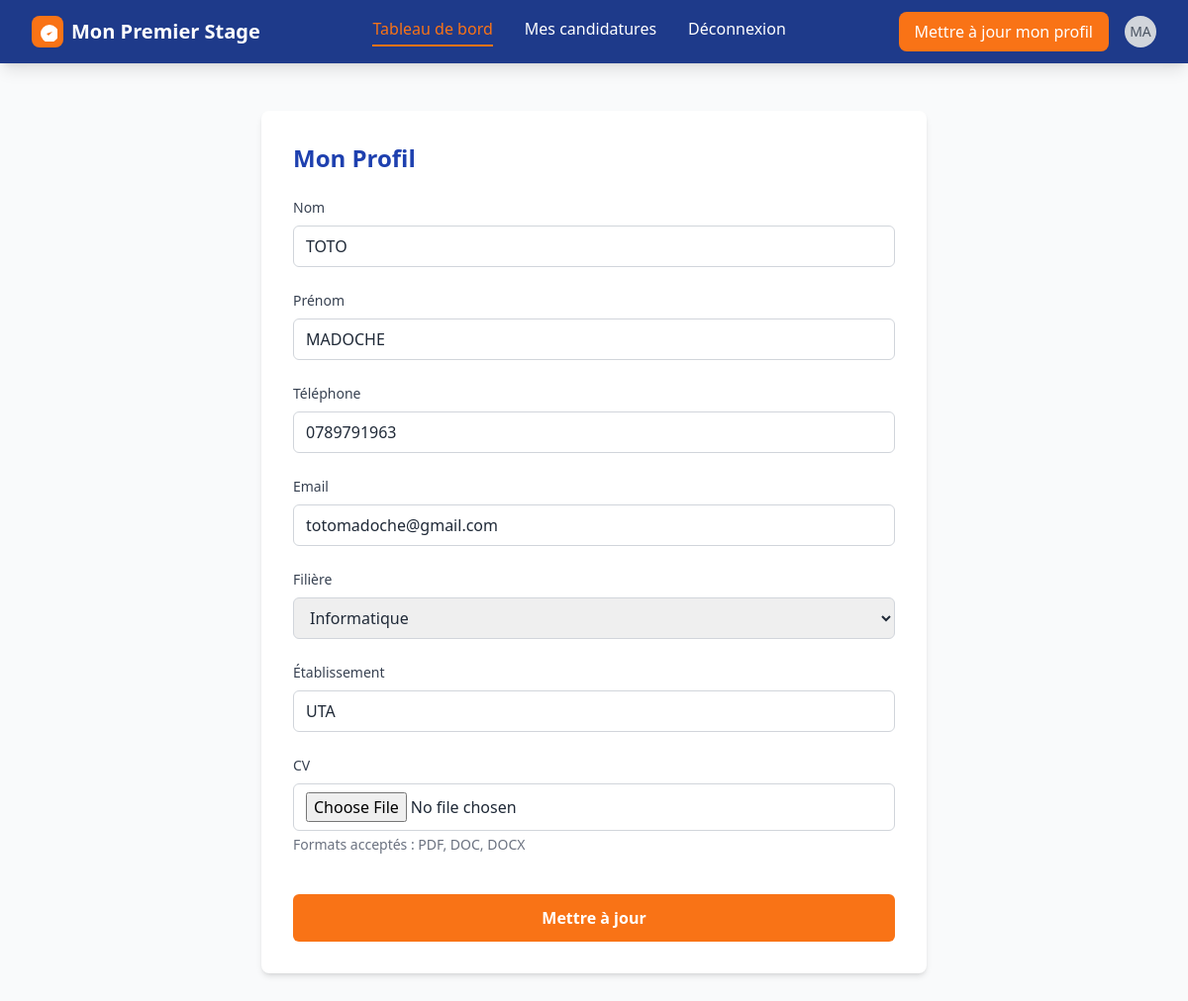
Before: /profilCandidat/ (signed in) with the older database file.
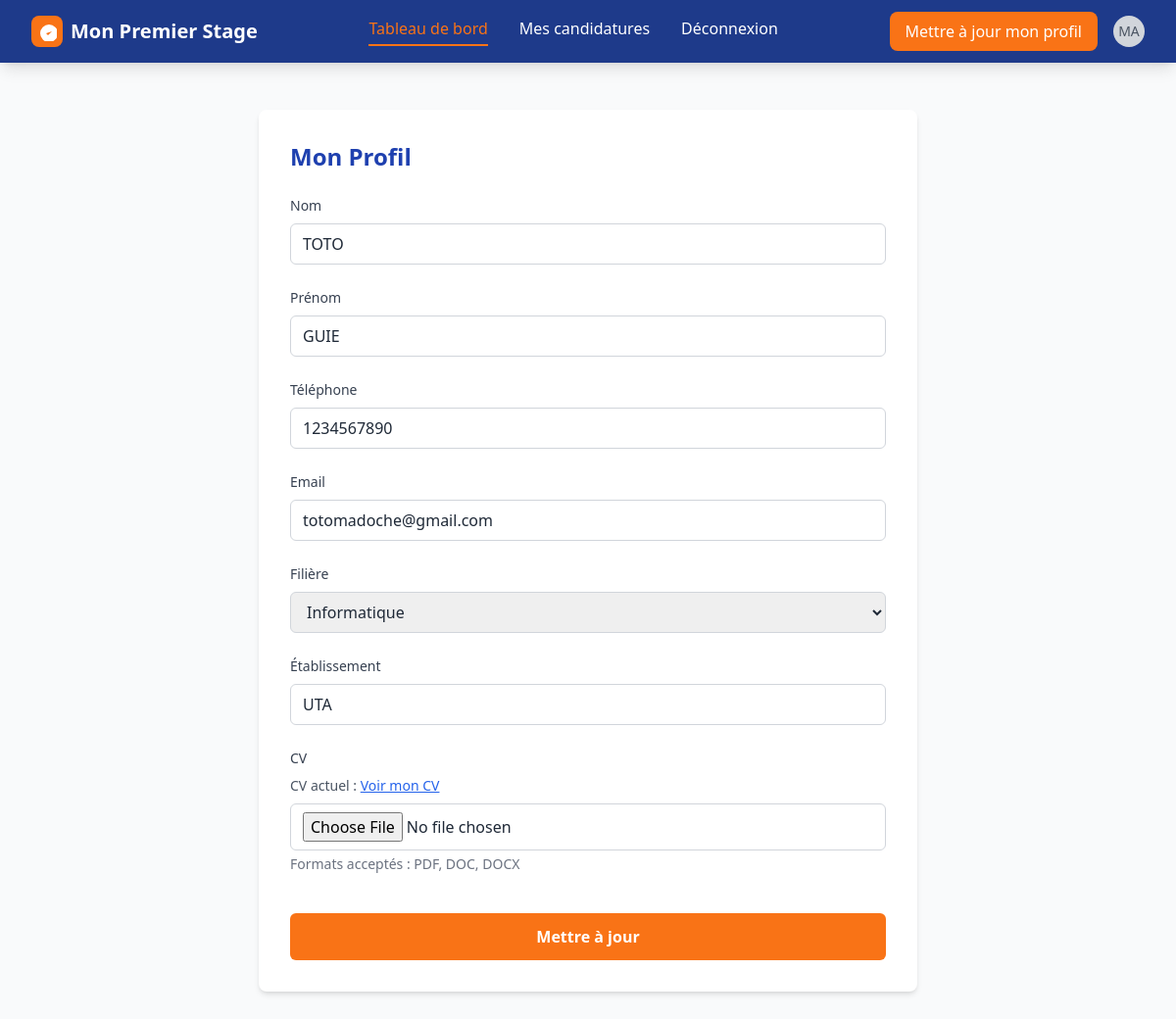
After: the same page with the newer database file.
### app_premier_stage/models.py (models this page shows, shortened)
class User(AbstractUser):
    ROLES_CHOICES = (
        ("stagiaire", "Stagiaire"),
        ("entreprise", "Entreprise"),
        ("administrateur", "Administrateur"),
    )
    role = models.CharField(max_length=20, choices=ROLES_CHOICES, default="stagiaire")
    is_profile_completed = models.BooleanField(default=False)

class Stagiaire(models.Model):
    id_stagiaire = models.UUIDField(primary_key=True, default=uuid.uuid4, editable=False)
    user = models.OneToOneField(
        settings.AUTH_USER_MODEL,
        on_delete=models.CASCADE,
        related_name="profil_stagiaire"
    )
    nom_stagiaire = models.CharField(max_length=30, default="")
    prenom_stagiaire = models.CharField(max_length=100, default="")
    etablissement = models.CharField(max_length=50, default="")
    date_naissance_stagiaire = models.DateField()
    telephone_stagiaire = models.CharField(max_length=15, default="+225")
    email_stagiaire = models.EmailField(max_length=30,default="")
    filiere_stagiaire = models.CharField(max_length=30, default="")
    cv_stagiaire = models.FileField(upload_to="cvs/", blank=True, null=True)
    photo = models.ImageField(upload_to="photos/", blank=True, null=True)

### app_premier_stage/views.py (the view, shortened to what this page needs)
# urls.py: path('profilCandidat/',views.profilUpdate,name='profilcandidat'),
@login_required(login_url="connexion")
def profilUpdate(request):
    stagiaire = get_object_or_404(Stagiaire, user=request.user)
    return render(request, "diplome/profil.html", {"stagiaire": stagiaire})

### app_premier_stage/templates/diplome/profil.html (shortened to what this page needs)
{% extends 'base.html' %}
{% block content %}
{% include "diplome/header.html" %}
<section class="py-12">
    <div class="container mx-auto px-4">
        <div class="max-w-2xl mx-auto">
            <div class="bg-white rounded-lg shadow-md p-8">
                <h2 class="text-2xl font-bold text-blue-800 mb-6">Mon Profil</h2>
                <form method="POST" enctype="multipart/form-data" class="space-y-6">
                    <div>
                        <label class="block text-sm font-medium text-gray-700 mb-2">Nom</label>
                        <input name="nom_stagiaire" type="text" value="{{ stagiaire.nom_stagiaire }}"
                            class="w-full px-3 py-2 border border-gray-300 rounded-md focus:outline-none focus:ring-2 focus:ring-blue-500">
                    </div>
                    <div>
                        <label class="block text-sm font-medium text-gray-700 mb-2">Prénom</label>
                        <input name="prenom_stagiaire" type="text" value="{{ stagiaire.prenom_stagiaire }}"
                            class="w-full px-3 py-2 border border-gray-300 rounded-md focus:outline-none focus:ring-2 focus:ring-blue-500">
                    </div>
                    <div>
                        <label class="block text-sm font-medium text-gray-700 mb-2">Téléphone</label>
                        <input name="telephone_stagiaire" type="text" value="{{ stagiaire.telephone_stagiaire }}"
                            class="w-full px-3 py-2 border border-gray-300 rounded-md focus:outline-none focus:ring-2 focus:ring-blue-500">
                    </div>
                    <div>
                        <label class="block text-sm font-medium text-gray-700 mb-2">Email</label>
                        <input name="email" type="email" value="{{ request.user.email }}"
                            class="w-full px-3 py-2 border border-gray-300 rounded-md focus:outline-none focus:ring-2 focus:ring-blue-500">
                    </div>
                    <div>
                        <label class="block text-sm font-medium text-gray-700 mb-2">Filière</label>
                        <select name="filiere_stagiaire" class="w-full px-3 py-2 border border-gray-300 rounded-md focus:outline-none focus:ring-2 focus:ring-blue-500">
                            <option value="{{ stagiaire.filiere_stagiaire }}" selected>{{ stagiaire.filiere_stagiaire }}</option>
                        </select>
                    </div>
                    <div>
                        <label class="block text-sm font-medium text-gray-700 mb-2">Établissement</label>
                        <input name="etablissement" type="text" value="{{ stagiaire.etablissement }}"
                            class="w-full px-3 py-2 border border-gray-300 rounded-md focus:outline-none focus:ring-2 focus:ring-blue-500">
                    </div>
                    <div>
                        <label class="block text-sm font-medium text-gray-700 mb-2">CV</label>
                        {% if stagiaire.cv_stagiaire %}
                            <p class="text-sm text-gray-600 mb-2">
                                CV actuel : <a href="{{ stagiaire.cv_stagiaire.url }}" target="_blank" class="text-blue-600 underline">Voir mon CV</a>
                            </p>
                        {% endif %}
                        <input name="cv_stagiaire" type="file" accept=".pdf,.doc,.docx"
                            class="w-full px-3 py-2 border border-gray-300 rounded-md focus:outline-none focus:ring-2 focus:ring-blue-500">
                        <p class="text-sm text-gray-500 mt-1">Formats acceptés : PDF, DOC, DOCX</p>
                    </div>
                    <div class="pt-4">
                        <button type="submit"
                                class="w-full bg-orange-500 text-white py-3 px-4 rounded-md hover:bg-orange-600 transition-colors font-semibold">
                            Mettre à jour
                        </button>
                    </div>
                </form>
            </div>
        </div>
    </div>
</section>
{% endblock %}

### app_premier_stage/templates/base.html (shortened to what this page needs)
<!DOCTYPE html>
<html lang="fr">
<head>
    <script src="https://cdn.tailwindcss.com"></script>
</head>
<body class="bg-gray-50 text-gray-800">
    {% block content %}
    {% endblock %}
</body>
</html>

### app_premier_stage/templates/diplome/header.html (shortened to what this page needs)
    <header class="bg-primary-blue text-white shadow-lg">
        <div class="max-w-7xl mx-auto px-4 sm:px-6 lg:px-8">
            <div class="flex justify-between items-center h-16">
                <div class="flex items-center space-x-2">
                    <div class="w-8 h-8 bg-primary-orange rounded-lg flex items-center justify-center">
                        <svg class="w-5 h-5 text-white" fill="currentColor" viewBox="0 0 20 20">
                            <path d="M9 12l2 2 4-4m6 2a9 9 0 11-18 0 9 9 0 0118 0z"/>
                        </svg>
                    </div>
                    <span class="text-xl font-bold">Mon Premier Stage</span>
                </div>
                <nav class="hidden md:flex space-x-8">
                    <a href="{% url 'diplome' %}" class="text-primary-orange font-medium border-b-2 border-primary-orange pb-1">Tableau de bord</a>
                    <a href="{% url 'candidature' %}" class="hover:text-primary-orange transition-colors">Mes candidatures</a>
                    <a href="{% url "deconnexion" %}" class="hover:text-red-400 transition-colors">Déconnexion</a>
                </nav>
                <div class="hidden md:flex items-center space-x-4">
                    <a href="{% url 'profilcandidat' %}">
                        <button class="bg-primary-orange hover:bg-orange-600 px-4 py-2 rounded-lg font-medium transition-colors">
                            Mettre à jour mon profil
                        </button>
                    </a>
                    <div class="w-8 h-8 bg-gray-300 rounded-full flex items-center justify-center">
                        <span class="text-gray-600 font-medium text-sm">
                            {{ user.first_name|default:user.username|slice:":2"|upper }}
                        </span>
                    </div>
                </div>
            </div>
        </div>
    </header>

Changed rows visible on the page:
changed Stagiaire "TOTO": prenom_stagiaire "MADOCHE" → "GUIE"; telephone_stagiaire "0789791963" → "1234567890"
Other visible differences:
text now shown: "CV actuel : Voir mon CV"
